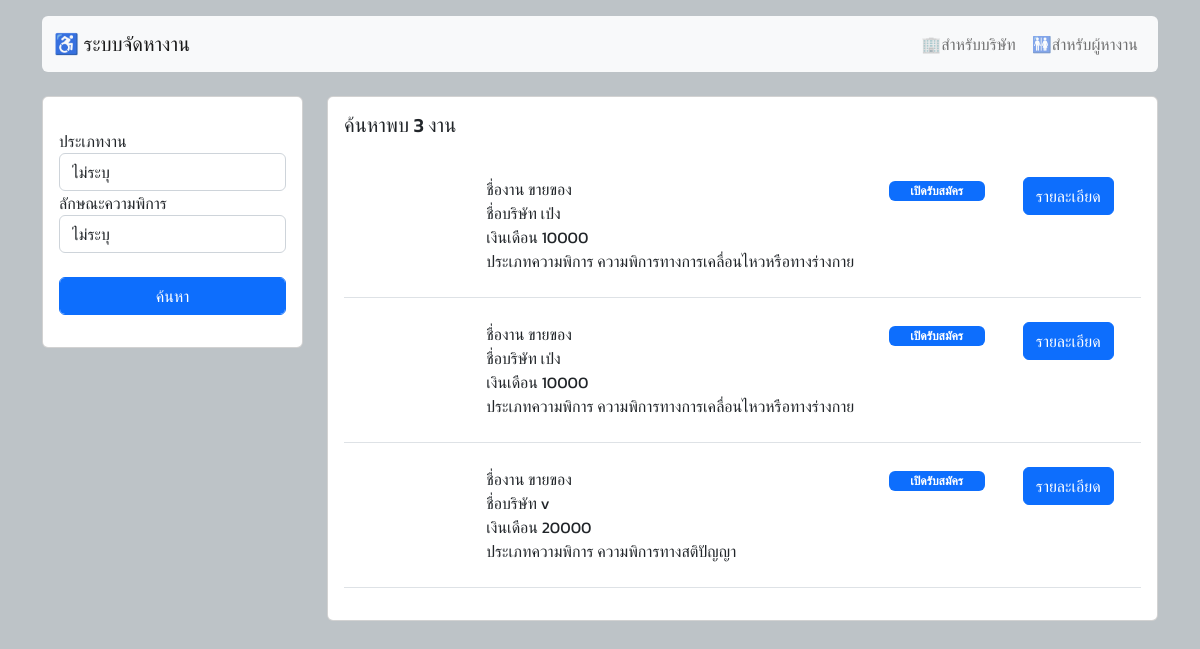
The page / on the database its author committed.
### tables this page shows
CREATE TABLE `job` (
  `job_id` int(3) NOT NULL,
  `job_name` varchar(50) NOT NULL,
  `job_detail` text NOT NULL,
  `job_welfare` varchar(200) NOT NULL,
  `job_salary` varchar(50) NOT NULL,
  `job_wb` text NOT NULL,
  `job_status` int(11) NOT NULL DEFAULT 0,
  `id_dst` int(3) NOT NULL,
  `job_cpid` int(3) NOT NULL
);

CREATE TABLE `company` (
  `cp_id` int(11) NOT NULL,
  `cp_name` text NOT NULL,
  `cp_address` varchar(100) NOT NULL,
  `cp_phone` varchar(10) NOT NULL,
  `cp_email` varchar(50) NOT NULL,
  `cp_user` varchar(13) DEFAULT NULL,
  `cp_password` varchar(30) DEFAULT NULL,
  `cp_picture` varchar(30) DEFAULT NULL
);

CREATE TABLE `disability` (
  `id_dst` int(11) NOT NULL,
  `name_dst` text NOT NULL
);

### index.php (the view, shortened to what this page needs)
<!DOCTYPE html>
<html>
<head>
	<link href="https://cdn.jsdelivr.net/npm/bootstrap@5.2.2/dist/css/bootstrap.min.css" rel="stylesheet">
</head>
<body>
	<div class="container mt-3">
	<?php
         include "head.php";
    ?>
	</div>
     <br>
	 <div class="container">
	 <div class="row">
	 <div class="col-sm-12 col-md-3 col-lg-3 mx-auto">
        <div class="card" style="width:100%;">
        <form action="index.php" method="post">
          <div class="card-body">
            <p class="card-text">
                <div class="form-group">
                    <label>ประเภทงาน</label>
                    <select name="type" class="form-control">
                    <option value="">ไม่ระบุ</option>
                    </select>
                </div>
                <div class="form-group">
                    <label>ลักษณะความพิการ</label>
                    <select name="dst" class="form-control">
                        <option value="">ไม่ระบุ</option>
                        <?php
                        $sql="SELECT * from disability";
                        ?>
                    </select>
                </div>
                <div class="form-group">
                  <div class="col-sm-12">
                    <input type="submit" value="ค้นหา" class="btn btn-primary form-control">
                    </div>
                </div>
            </p>
          </div>
        </div></form>
	 </div>
	 <div class="col-sm-12 col-md-9 col-lg-9 mx-auto">
        <div class="card mx-auto">
         <?php
        if(empty($_POST['type']) && empty($_POST['dst']))
        {
         $sql="SELECT * from job Inner join company on job_cpid=cp_id";
        }
            $result=mysqli_query($con,$sql);
            $num=mysqli_num_rows($result);
         ?>
          <div class="card-body " >
            <h5 class="card-title">ค้นหาพบ <?php echo $num; ?> งาน </h5>
            <p class="card-text">
            <table border="0" width="100%" class="table table-hover" align="center">
            <?php
                    while($row=mysqli_fetch_assoc($result)){
                        $idst =$row['id_dst'];
                        $sqld = "SELECT * from  disability where id_dst='$idst'";
                        $resultd = mysqli_query($con,$sqld);
                        $rowd=mysqli_fetch_assoc($resultd);
                    ?>
                <tr >
                    <td>
                        <p>
                            <div class="row">
                            <div class="col-sm-12 col-lg-2 col-md-2">
                            </div>
                            <div class="col-sm-12 col-lg-6 col-md-6">
                            <?php echo "ชื่องาน ".$row['job_name']; ?><br>
                               <?php echo "ชื่อบริษัท ".$row['cp_name']; ?><br>
                               <?php echo "เงินเดือน ".$row['job_salary']; ?><br>
                               <?php echo "ประเภทความพิการ ".$rowd['name_dst']; ?><br>
                            </div>
                            <div class="col-sm-12 col-lg-2 col-md-2">
                            <?php
						if($row['job_status']==1){
						?>
					   <div class="badge bg-primary text-wrap" style="width: 6rem;">
เปิดรับสมัคร
</div>
<?php }else{ ?>
	<div class="badge bg-danger text-wrap" style="width: 6rem;">
ปิดรับสมัคร
</div>
	<?php } ?>
                            </div>
                            <div class="col-sm-12 col-lg-2 col-md-2">
                            <a href="detailjob.php?jid=<?php echo $row['job_id']; ?>" class="btn btn-primary">รายละเอียด</a>
                            </div>
                        </div>
                        </p>
                    </td>
                </tr>
                <?php } ?>
         </table>
            </p>
          </div>
        </div>
	 </div></div>
	 </div>
</body>
</html>

### head.php (shortened to what this page needs)
<?php
if(empty($_SESSION['index']))
{
    $index = 0;
}else
{
    $index = $_SESSION['index'];
}
?>
<nav class="navbar navbar-expand-lg bg-light rounded">
		  <div class="container">
            <?php
            if(isset($_SESSION['cpid'])){
            ?>
			<a class="navbar-brand" href="job.php">
				♿️	 ระบบจัดหางาน
			</a>
            <?php }else
            {
                ?>
	<a class="navbar-brand" href="index.php">
				♿️	 ระบบจัดหางาน
			</a>
                <?php
            }
            ?>
		    <div class="collapse navbar-collapse" id="navbarSupportedContent">
		      <ul class="navbar-nav ms-auto mb-2 mb-lg-0">
<?php
    if($index==1 && empty($_SESSION['cpid']) && empty($_SESSION['uid'])){
?>
		        <li class="nav-item">
		          <a class="nav-link" href="home_c.php">🏢สำหรับบริษัท</a>
		        </li>
				<li class="nav-item">
		          <a class="nav-link" href="home_u.php">🚻สำหรับผู้หางาน</a>
		        </li>
<?php } ?>
		      </ul>
		    </div>
		  </div>
		</nav>

### index.php (style rules this page uses)
body { background: #bdc3c7; font-family: 'Kanit', sans-serif; }

### rows shown on the page
job: job_name "ขายของ", company.cp_name "เป่ง", job_salary "10000", id_dst.name_dst "ความพิการทางการเคลื่อนไหวหรือทางร่างกาย", job_status "เปิดรับสมัคร"
job: job_name "ขายของ", company.cp_name "เป่ง", job_salary "10000", id_dst.name_dst "ความพิการทางการเคลื่อนไหวหรือทางร่างกาย", job_status "เปิดรับสมัคร"
job: job_name "ขายของ", company.cp_name "v", job_salary "20000", id_dst.name_dst "ความพิการทางสติปัญญา", job_status "เปิดรับสมัคร"

### other values the page prints
$num "3"
